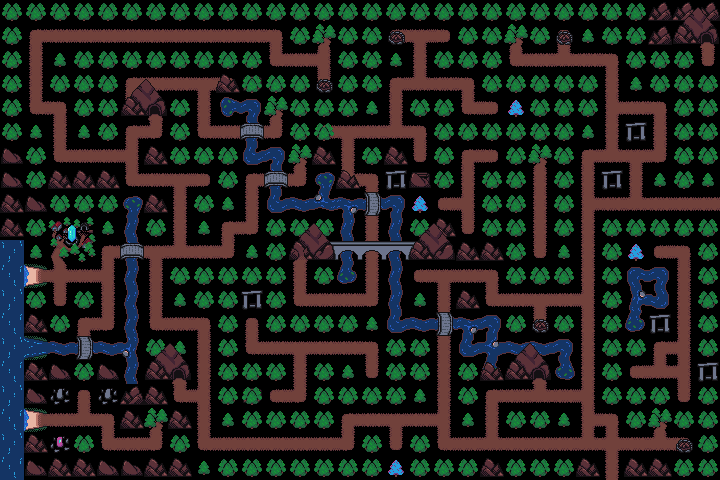

Tiled map render using the project's own tile images. Description and the whole map definition, tile-layer contents included, below:
An orthogonal 30x20 tile map with 24x24 px tiles, 2 tile layers (Tile Layer 1, Tile Layer 2).

<map version="1.10" tiledversion="1.11.2" orientation="orthogonal" renderorder="right-down" width="30" height="20" tilewidth="24" tileheight="24" infinite="0" nextlayerid="4" nextobjectid="1">
 <tileset firstgid="1" source="thurala.tsx" />
 <layer id="1" name="Tile Layer 1" width="30" height="20">
  <data encoding="csv">
2,2,2,2,2,2,2,2,2,2,2,2,2,2,2,2,2,2,2,2,2,2,2,2,2,2,2,2147483681,2147483681,2147483681,
2,2684354569,12,12,12,12,12,12,12,12,12,3221225481,2,5,2,2,3221225485,11,13,2,2,5,2,1610612749,1,2,2,2147483681,43,42,
2,1610612748,1,2,2,2,2,2,2,2,2,9,12,2684354571,2,2,1,2684354572,2,2,2,9,12,3221225483,12,3221225481,2,2,2,2684354573,
2,1610612748,2,2,2,2684354569,12,12,11,13,30,2,2,2684354573,2,2,2684354569,3221225483,12,3221225481,2,2,2,2,2,2684354572,1,2,2,2,
2,9,3221225481,2,2,2684354573,42,2,2684354572,3221225494,3221225489,5,2,2,2,1,1610612748,2,2,9,13,3,2,2,2,1610612747,12,3221225481,2,2,
2,1,1610612748,1,2,2684354569,1610612745,2,9,12,2684354581,1610612745,2,3221225485,11,12,3221225483,3221225481,2,2,2,2,2,2,1,1610612748,26,2684354572,2,2,
2147483682,2,9,12,12,2684354571,33,2,2,2,17,3221225489,5,33,1610612748,2,33,2684354573,2,2684354569,13,2,5,2,2684354569,3221225483,11,1610612745,2,2,
2147483682,2,33,33,33,9,12,11,13,2,2684354569,2684354581,1610612745,1610612758,9,3221225481,26,30,2,1610612748,2,2,1610612748,2,1610612748,26,1610612748,1,2,1,
33,2147483682,2,2,2,1610612758,33,1610612748,2,1,1610612748,17,20,3221225491,19,2147483669,3221225489,3,3221225485,2684354571,2,2,1610612748,2,1610612747,12,3221225483,12,12,12,
33,2,6,7,1,2684354580,2,1610612748,1,2684354569,1610612745,2,2,2,2684354580,1610612748,2684354580,2,33,2684354573,2,2,1610612748,2,1610612748,2,2,2,2,2,
2684354584,1,14,15,2684354569,2684354581,11,3221225483,12,1610612745,1,2,41,45,2684354580,1610612748,2684354580,48,44,33,33,2,2684354573,1,1610612748,2,3,3221225485,3221225481,2,
536870936,2684354568,10,12,2684354571,2684354580,1610612748,2,2,2,2,2,1610612748,2,2684354582,1610612748,2684354580,3221225485,11,12,3221225481,2,2,2,1610612748,2,2684354577,3221225489,1610612748,2,
2684354584,2,2684354573,2,1610612748,2684354580,1610612748,1,2,2,26,2,9,12,12,1610612745,2684354580,1,1610612748,33,9,12,11,12,2684354571,2,1610612755,1610612753,1610612748,2,
536870936,33,2,2684354569,1610612745,2684354580,9,12,3221225481,2,1610612749,2,2,2,2,1,17,20,2147483669,19,3221225489,2,2684354573,2,2684354572,2,2684354582,26,1610612748,2,
2684354584,1610612768,20,2147483669,20,2684354579,2,1,1610612748,2,9,12,11,12,12,3221225481,2,2,1610612748,17,18,20,20,3221225489,2684354572,2,2,2684354569,2684354571,2,
536870936,33,2147483682,2,2147483682,2684354580,43,42,1610612748,2,2,2,1610612748,2,1,2684354573,2,2,1610612748,2,2684354582,43,42,536870934,2684354572,2,3221225485,3221225483,2684354571,26,
2684354584,2147483682,31,1610612749,31,2147483681,33,9,2684354571,2,30,3221225485,1610612745,2,2,2,2,1,1610612748,2,2684354569,12,3221225483,12,2684354571,2,2,2,2684354573,2,
536870936,2684354568,12,3221225483,3221225481,33,5,33,1610612748,1,2,2,2,2,2684354569,12,11,12,2684354571,1,1610612748,2,2,1,1610612747,3221225481,2,5,2,2,
2684354584,33,38,2,9,12,1610612745,2,9,12,12,12,12,12,1610612745,2,2684354573,2,9,12,3221225483,12,12,12,3221225483,10,12,3221225483,13,2,
536870936,2147483682,33,33,2147483682,2147483682,33,33,1,2,2,2,2,2,2,2,3,2,2,2,33,2,2,2,33,1610612748,33,33,2,2
</data>
 </layer>
 <layer id="2" name="Tile Layer 2" width="30" height="20">
  <data encoding="csv">
0,0,0,0,0,0,0,0,0,0,0,0,0,0,0,0,0,0,0,0,0,0,0,0,0,0,0,0,35,36,
0,0,0,0,0,0,0,0,0,0,0,0,0,0,0,0,25,0,0,0,0,0,0,25,0,0,0,0,0,0,
0,0,0,0,0,0,0,0,0,0,0,0,0,0,0,0,0,0,0,0,0,0,0,0,0,0,0,0,0,0,
0,0,0,0,0,35,36,0,0,33,2,0,0,25,0,0,0,0,0,0,0,0,0,0,0,0,0,0,0,0,
0,0,0,0,0,43,0,0,0,0,0,0,0,0,0,0,0,0,0,0,0,0,0,0,0,0,0,0,0,0,
0,0,0,0,0,0,0,0,0,0,0,0,0,2,0,0,0,0,0,0,0,0,0,0,0,0,0,0,0,0,
0,0,0,0,0,0,0,0,0,0,0,0,0,0,0,0,0,0,0,0,0,0,0,0,0,0,0,0,0,0,
0,0,0,0,0,0,0,0,0,0,0,0,0,0,33,0,0,2147483682,0,0,0,0,0,0,0,0,0,0,0,0,
0,0,0,0,0,0,0,0,0,0,0,0,0,0,0,0,0,0,0,0,0,0,0,0,0,0,0,0,0,0,
0,0,0,0,0,0,0,0,0,0,0,0,35,36,0,0,0,35,36,0,0,0,0,0,0,0,0,0,0,0,
0,0,0,0,0,0,0,0,0,0,0,0,0,0,46,47,46,0,0,0,0,0,0,0,0,0,0,0,0,0,
0,0,0,0,0,0,0,0,0,0,0,0,0,0,0,0,0,0,0,0,0,0,0,0,0,0,0,0,0,0,
0,0,0,0,0,0,0,0,0,0,0,0,0,0,0,0,0,0,0,0,0,0,0,0,0,0,0,0,0,0,
0,0,0,0,0,0,0,0,0,0,0,0,0,0,0,0,0,0,0,0,0,0,25,0,0,0,0,0,0,0,
0,0,0,0,0,0,35,36,0,0,0,0,0,0,0,0,0,0,0,0,0,35,36,0,0,0,0,0,0,0,
0,0,0,0,0,0,0,0,0,0,0,0,0,0,0,0,0,0,0,0,33,0,0,0,0,0,0,0,0,0,
0,0,0,0,0,0,0,0,0,0,2,0,0,0,0,0,0,0,0,0,0,0,0,0,0,0,0,0,0,0,
0,0,0,0,0,0,0,0,0,0,0,0,0,0,0,0,0,0,0,0,0,0,0,0,0,0,0,0,0,0,
0,0,0,0,0,0,0,0,0,0,0,0,0,0,0,0,0,0,0,0,0,0,0,0,0,0,0,0,25,0,
0,0,0,0,0,0,0,0,0,0,0,0,0,0,0,0,0,0,0,0,0,0,0,0,0,0,0,0,0,0
</data>
 </layer>
</map>